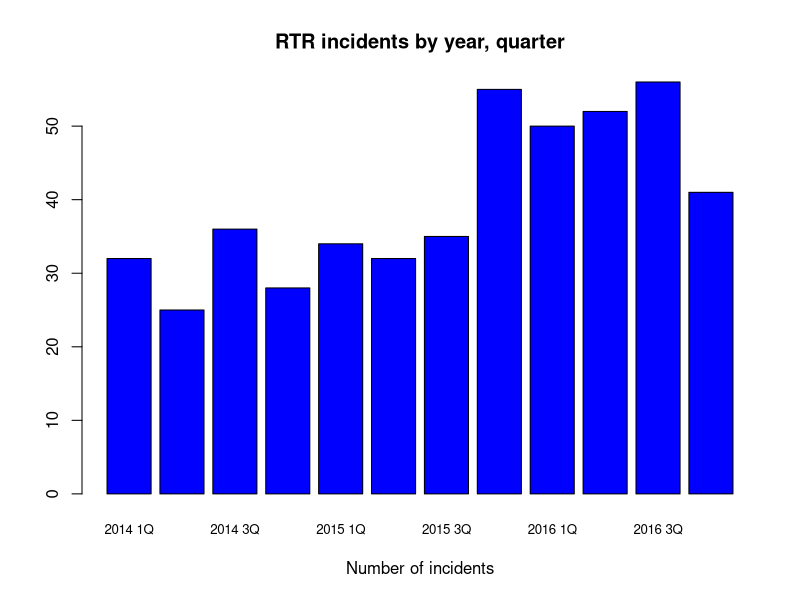
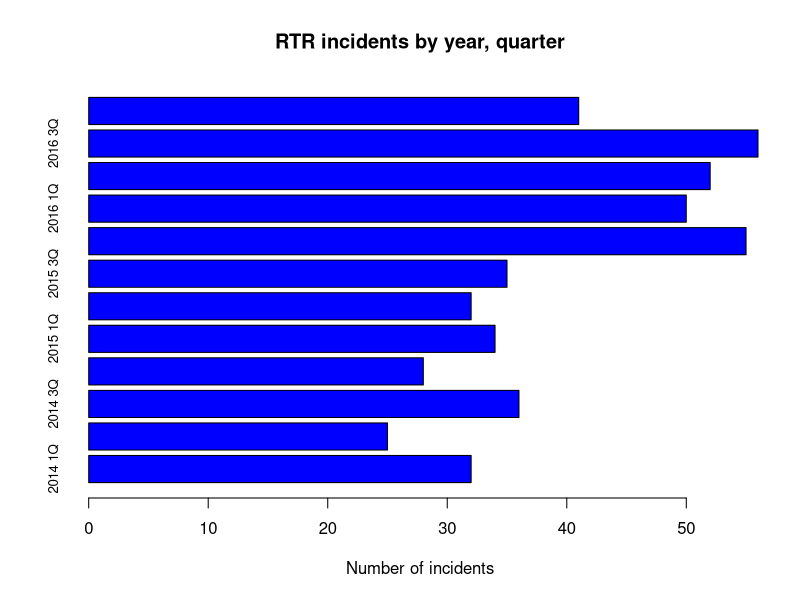
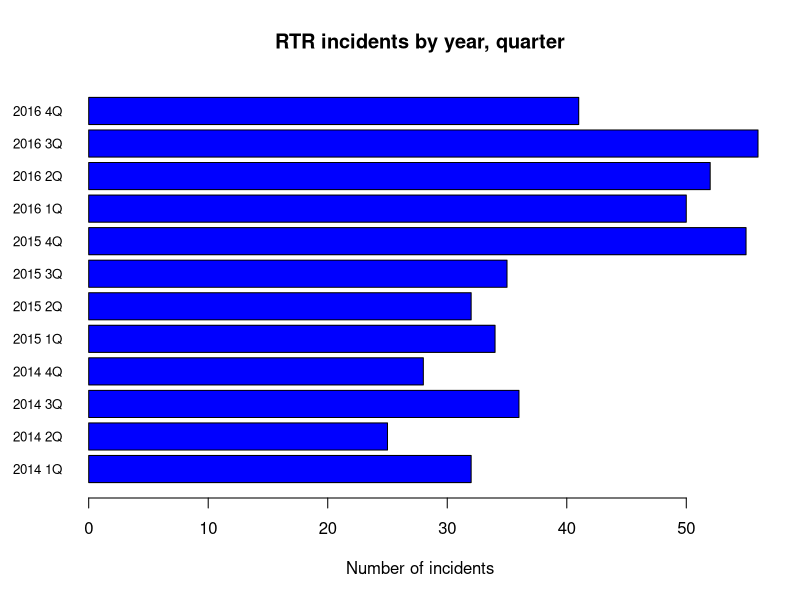
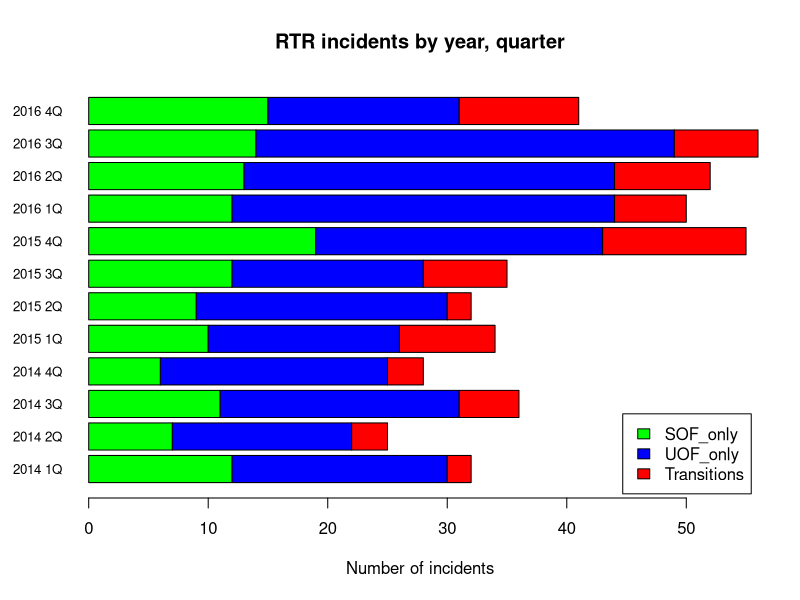
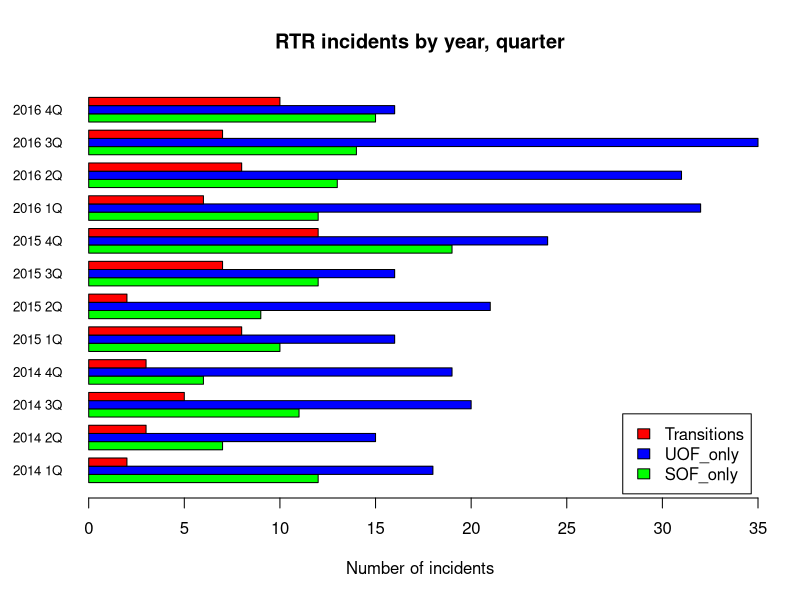

These figures' R source, in order:
# The code in this file is described 
# in the pdf and html files of the same name

library(readr)
df <- read_csv("dfCrime.csv")

summary(df)

#-----------
# Basic bar plot

barplot(df$Total_RTR, 
        names.arg = df$Year_Quarter, cex.names=0.8,
        main="RTR incidents by year, quarter",
        xlab = "Number of incidents",
        col="blue")

# make the plot horizontal
barplot(df$Total_RTR, horiz=TRUE, 
        names.arg = df$Year_Quarter, cex.names=0.8,
        main="RTR incidents by year, quarter",
        xlab = "Number of incidents",
        col="blue")

# make the axis labels horizontal
par(las=1) 

barplot(df$Total_RTR, horiz=TRUE, 
        names.arg = df$Year_Quarter, cex.names=0.8,
        main="RTR incidents by year, quarter",
        xlab = "Number of incidents",
        col="blue")

# more info on basic plot parameters
?par

# -----------
# Stacked bar plot

# Load the data we want into a matrix
counts2 <- matrix(c(df$SOF_only,df$UOF_only,df$Transitions),ncol=3)
# name the columns
colnames(counts2)=c("SOF_only","UOF_only","Transitions")
# name the rows by the year/quarter
rownames(counts2)=df$Year_Quarter
counts2

# now, transpose it
counts <- t(counts2)
counts

#plot, with legend
par(las=1)

barplot(counts, horiz=TRUE, cex.names=0.8,
        main="RTR incidents by year, quarter",
        xlab = "Number of incidents",
        col=c("green","blue","red"),
        legend = rownames(counts),
        args.legend = list(x ='bottomright', inset=0.01)
)

# ------
# grouped bar plot
par(las=1)

barplot(counts, horiz=TRUE, cex.names=0.8,
        beside=TRUE,
        main="RTR incidents by year, quarter",
        xlab = "Number of incidents",
        col=c("green","blue","red"),
        legend = rownames(counts),
        args.legend = list(x ='bottomright', inset=0.01)
)
